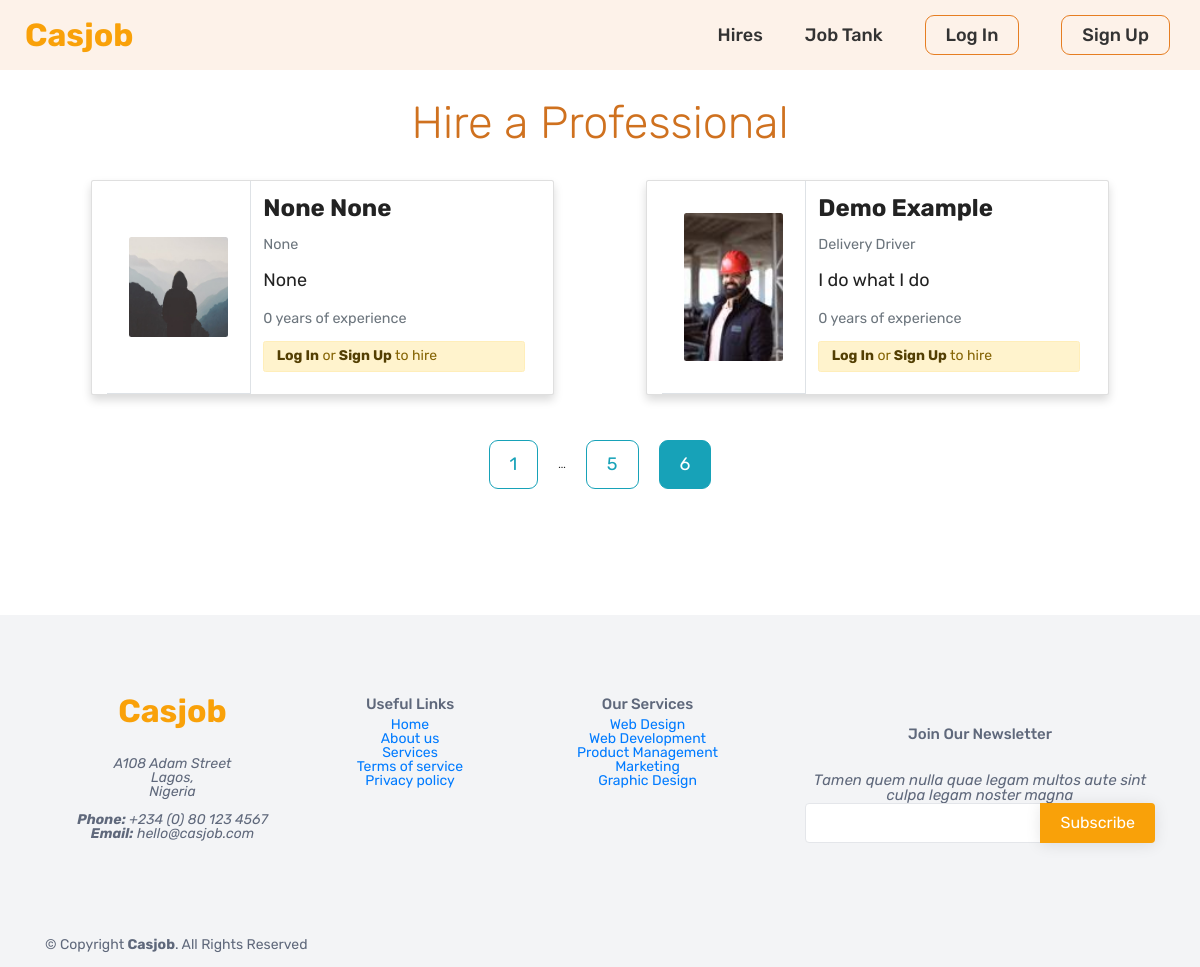
The app's page /hires?page=6, older data.
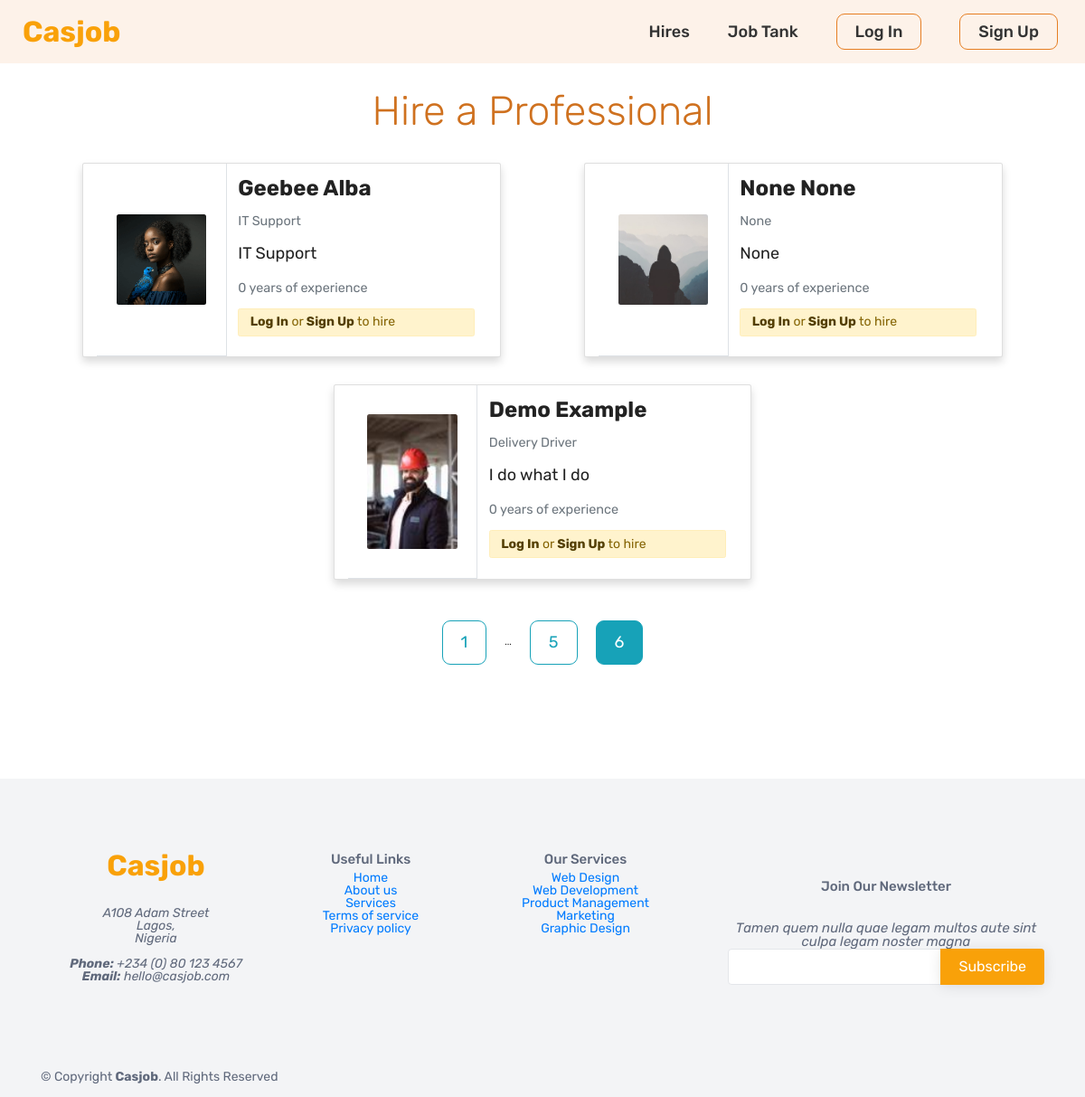
The same page, newer data.
### casjob/models.py (models this page shows, shortened)
class User(db.Model, UserMixin):
    id = db.Column(db.Integer, primary_key=True)
    firstname = db.Column(db.String(20), unique=False, nullable=True)
    lastname = db.Column(db.String(20), unique=False, nullable=True)
    username = db.Column(db.String(20), unique=True, nullable=False)
    phone_number = db.Column(db.String(20), unique=True, nullable=True)
    email = db.Column(db.String(120), unique=True, nullable=False)
    skill_type = db.Column(db.String(50), nullable=True)
    bio = db.Column(db.String(300), nullable=True)
    image_file = db.Column(db.String(20), nullable=False, default='default.jpg')
    password = db.Column(db.String(60), nullable=False)
    years_of_experience = db.Column(db.Integer)
    posts = db.relationship('Post', backref='author', lazy=True)
    applications = db.relationship('JobApplication', backref='applicant', lazy=True)

### casjob/routes.py (the view)
@app.route('/hires')
def hire():
    page = request.args.get('page', 1, type=int)
    per_page = 5
    skills = [
    'Mechanic', 'Electrician', 'Plumber', 'Carpenter', 'Welder',
    'Cleaner', 'Janitor', 'Housekeeper', 'Pool Cleaner',
    'Computer Technician', 'IT Support', 'Appliance Repair Technician',
    'Delivery Driver', 'Courier', 'Taxi/Uber Driver',
    'Event Staff', 'Caterer', 'Bartender', 'Waitstaff',
    'Gardener', 'Landscaper', 'Pool Maintenance',
    'Babysitter', 'Pet Sitter', 'Dog Walker',
    'Fitness Trainer', 'Yoga Instructor', 'Massage Therapist',
    'Graphic Designer', 'Photographer', 'Writer',
    'Retail Sales Associate', 'Customer Service Representative'
]
    hires = User.query.paginate(page=page, per_page=per_page)
    shuffled_items = hires.items
    shuffle(shuffled_items)
    return render_template('hires.html', title='Hires', hires=hires, skills=skills)

### casjob/Templates/hires.html
{% extends 'base.html' %} {% block content %}
<section class="hires">
  <div class="container">
    <h2 class="hires-heading display-3 mb-4 text-center">
      Hire a Professional
    </h2>
    <div class="d-flex flex-wrap">
      {% for hire in hires %}
      <article class="shadow card my-4 mx-auto col-md-5">
        <div class="row no-gutters">
          <div
            class="col-md-4 d-flex align-items-center justify-content-center border-right border-bottom"
          >
            <img
              src="{{ url_for('static', filename='profile_pics/' + hire.image_file)}}"
              class="card-img rounded hire-img"
              alt="man"
            />
          </div>
          <div class="col-md-8">
            <div class="card-body">
              <h5 class="card-title">
                {{ hire.firstname }} {{ hire.lastname }}
              </h5>
              <p class="card-text">
                <small class="text-muted">{{ hire.skill_type }}</small>
              </p>
              <p class="card-text">{{ hire.bio }}</p>
              <p class="card-text">
                <small class="text-muted"
                  >{{ '0' if hire.years_of_experience == None else
                  hire.years_of_experience }} years of experience</small
                >
              </p>
              {% if current_user.is_authenticated %} {% if hire != current_user
              %}
              <div class="form-group text-right">
                <a
                  href="https://wa.me/{{ hire.phone_number }}"
                  class="btn btn-outline-info custom-submit-btn"
                  target="_blank"
                  >Hire Me</a
                >
              </div>
              {% endif %} {% else %}
              <div class="alert alert-warning login-to-hire" role="alert">
                <a href="{{ url_for('login') }}" class="alert-link">Log In</a>
                or
                <a href="{{ url_for('register') }}" class="alert-link"
                  >Sign Up</a
                >
                to hire
              </div>
              {% endif %}
            </div>
          </div>
        </div>
      </article>
      {% endfor %}
    </div>
    <div class="pages-box row justify-content-center align-items-center my-5">
      {% for page_num in hires.iter_pages(left_edge=1, right_edge=1,
      left_current=1, right_current=2) %}
      <div class="text-center">
        {% if page_num %} {% if hires.page == page_num %}
        <a
          class="btn btn-info pages-link"
          href="{{ url_for('hire', page=page_num) }}"
          >{{ page_num }}</a
        >
        {% else %}
        <a
          class="btn btn-outline-info pages-link"
          href="{{ url_for('hire', page=page_num) }}"
          >{{ page_num }}</a
        >
        {% endif %} {% else %} ... {% endif %}
      </div>
      {% endfor %}
    </div>
  </div>
</section>
{% endblock content %}

### casjob/Templates/base.html (shortened to what this page needs)
<!DOCTYPE html>
<html lang="en">
  <head>
    <link
      rel="stylesheet"
      href="https://cdn.jsdelivr.net/npm/bootstrap@4.3.1/dist/css/bootstrap.min.css"
    />
    <link rel="stylesheet" href="../static/styles.css?{{cache_id}}" />
  </head>
  <body>
    <header class="header">
      <nav class="navbar navbar-expand-lg fixed-top navbar-light">
        <div class="container header-container">
          <a href="/" class="logo"><span>Casjob</span></a>
          {% if show_header != 'false' %}
          <div class="collapse navbar-collapse" id="navbarSupportedContent">
            <ul class="navbar-nav ml-auto align-items-center main-nav-list">
              <li class="nav-item">
                <a class="main-nav-link mx-2" href="{{ url_for('hire') }}"
                  >Hires</a
                >
              </li>
              <li class="nav-item">
                <a class="main-nav-link mx-2" href="{{ url_for('job_tank') }}"
                  >Job Tank</a
                >
              </li>
              {% if current_user.is_authenticated %}
              <li class="nav-item">
                <a
                  class="main-nav-link mx-2"
                  href="{{ url_for('new_job_post') }}"
                  >Post a Job</a
                >
              </li>
              <li class="nav-item">
                <a class="main-nav-link mx-2" href="{{ url_for('account') }}"
                  >Account</a
                >
              </li>
              <li class="nav-item">
                <a
                  class="main-nav-link nav-cta logout mx-2"
                  href="{{ url_for('logout') }}"
                  >Log Out</a
                >
              </li>
              {% else %}
              <li class="nav-item">
                <a
                  class="main-nav-link nav-cta mx-2"
                  href="{{ url_for('login') }}"
                  >Log In</a
                >
              </li>
              <li class="nav-item">
                <a
                  class="main-nav-link nav-cta mx-2"
                  href="{{ url_for('register') }}"
                  >Sign Up</a
                >
              </li>
              {% endif %}
            </ul>
          </div>
          {% endif %}
        </div>
      </nav>
    </header>
    <main class="main-content">
       {% block content %}{% endblock %}
    </main>
    <footer id="footer">
      <div class="footer-top">
        <div class="container">
          <div class="row">
            <div class="col-lg-3 col-md-6 footer-contact">
              <a class="footer-logo" href="/"><span>Casjob</span></a>
              <p>
                A108 Adam Street <br />
                Lagos,<br />
                Nigeria <br /><br />
                <strong>Phone:</strong> +234 (0) 80 123 4567<br />
                <strong>Email:</strong> hello@casjob.com<br />
              </p>
            </div>
            <div class="col-lg-2 col-md-6 footer-links">
              <h4>Useful Links</h4>
              <ul>
                <li>
                   <a href="#">Home</a>
                </li>
                <li>
                   <a href="#">About us</a>
                </li>
                <li>
                   <a href="#">Services</a>
                </li>
                <li>
                  <a href="#">Terms of service</a>
                </li>
                <li>
                  <a href="#">Privacy policy</a>
                </li>
              </ul>
            </div>
            <div class="col-lg-3 col-md-6 footer-links">
              <h4>Our Services</h4>
              <ul>
                <li>
                   <a href="#">Web Design</a>
                </li>
                <li>
                  <a href="#">Web Development</a>
                </li>
                <li>
                  <a href="#">Product Management</a>
                </li>
                <li>
                   <a href="#">Marketing</a>
                </li>
                <li>
                  <a href="#">Graphic Design</a>
                </li>
              </ul>
            </div>
            <div class="col-lg-4 col-md-6 footer-newsletter">
              <h4>Join Our Newsletter</h4>
              <p>
                Tamen quem nulla quae legam multos aute sint culpa legam noster
                magna
              </p>
              <form action="" method="post">
                <input type="email" name="email" /><input
                  type="submit"
                  value="Subscribe"
                />
              </form>
            </div>
          </div>
        </div>
      </div>
      <div class="container d-md-flex py-4">
        <div class="me-md-auto text-center text-md-start">
          <div class="copyright">
            &copy; Copyright <strong><span>Casjob</span></strong
            >. All Rights Reserved
          </div>
        </div>
      </div>
    </footer>
  </body>
</html>

### casjob/static/styles.css (style rules this page uses)
* { margin: 0; padding: 0; box-sizing: border-box; }
html { font-size: 62.5%; }
body { font-family: "Rubik", sans-serif; line-height: 1; font-weight: 400; color: #555; }
.main-content { padding: 6.4rem 0; }
.btn { font-size: 1.8rem; border-radius: 9px; }
@media (min-width: 1200px) { .header-container { max-width: 140rem; } }
nav { background-color: #fdf2e9; }
.logo span { font-size: 3.2rem; font-weight: 700; letter-spacing: 0.00001rem; color: #f9a109; }
.navbar { padding: 1.5rem 1rem; }
.main-nav-list { list-style: none; display: flex; gap: 3.2rem; }
.main-nav-link:link, .main-nav-link:visited { display: inline-block; text-decoration: none; color: #333; font-weight: 500; font-size: 1.8rem; transition: all 300ms; }
.main-nav-link.nav-cta:link, .nav-cta:visited { display: inline-block; padding: 1rem 2rem; border-radius: 9px; border: 1px solid #e67e22; }
.hires { padding: 3.2rem 0; color: #222; }
.hires-heading { color: #cf711f; }
.hire-img { max-width: 70%; max-height: 70%; }
.card-title { font-size: 2.4rem; font-weight: 700; }
.card-text { font-size: 1.8rem; line-height: 1.5; }
.login-to-hire { font-size: 1.4rem; }
.pages-box { gap: 2rem; }
.pages-link { padding: 1rem 2rem; }
#footer { background-color: #f3f4f6; color: #5f687b; font-size: 14px; position: relative; }
.footer-logo { display: block; }
.footer-logo span { font-size: 3.2rem; font-weight: 700; letter-spacing: 0.00001rem; color: #f9a109; }
#footer .footer-top { position: relative; z-index: 2; text-align: center; padding: 80px 0; }
#footer .footer-top p { font-size: 15; font-style: italic; margin: 30px 0 0 0; padding: 0; }
#footer .footer-top .footer-newsletter { text-align: center; font-size: 15px; margin-top: 30px; }
#footer .footer-top .footer-newsletter form { background: #fff; padding: 6px 10px; position: relative; border-radius: 4px; text-align: left; border: 1px solid #e4e6ea; }
#footer .footer-top .footer-newsletter form input[type="email"] { border: 0; padding: 4px 8px; width: calc(100% - 100px); }
#footer .footer-top .footer-newsletter form input[type="submit"] { position: absolute; top: -1px; right: -1px; bottom: -1px; border: 0; background: none; font-size: 16px; padding: 0 20px; background: #f9a109; color: #fff; transition: 0.3s; border-radius: 0 4px 4px 0; box-shadow: 0px 2px 15px rgba(0, 0, 0, 0.1); }
.footer-links ul { list-style: none; padding: 0; }
#footer .copyright { float: left; }

Row changes from the older to the newer data that the page shows:
added User: image_file (picture), firstname "Geebee", lastname "Alba", skill_type "IT Support", bio "IT Support", years_of_experience "0"
